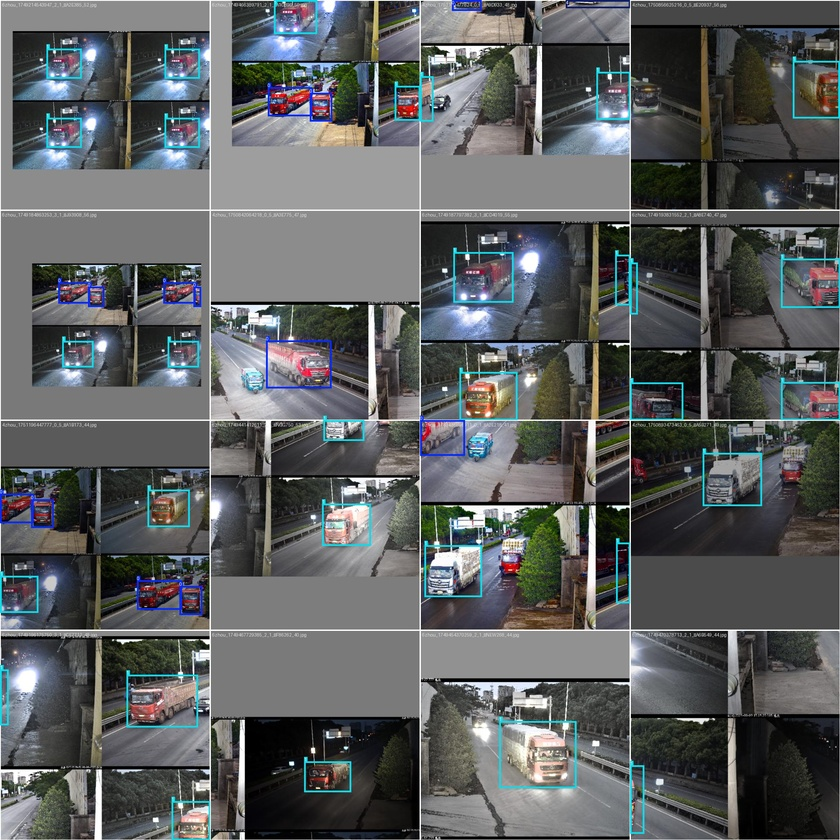
#> input picture src/models/runs/detect/Vehicle5_YOLO11m_2x3090/train_batch0.jpg, 840 x 840 px, shrunk from 1920 x 1920 before the run
$ python -i data_preprocessing.py   (imports and definitions only)
#> lines starting #> are read from the running program, lines starting #| are printed output that depends on the picture
"""
数据预处理模块
===============
功能：
1. 数据集格式验证与转换
2. 图像增强（亮度/对比度/天气模拟等）
3. 数据集划分（train/val/test）
4. 数据统计与可视化
"""

import os
import sys
import shutil
import random
import argparse
from pathlib import Path
from collections import Counter

import cv2
import numpy as np
import yaml
from tqdm import tqdm
import matplotlib.pyplot as plt
import matplotlib
# [1 line not run here, left out]

# ============================================================
# 车辆分类类别定义
# ============================================================
# 根据项目需求：货车、客车、危化品运输车等
VEHICLE_CLASSES = {
    0: "car",           # 小轿车
    1: "bus",           # 客车
    2: "truck",         # 货车
    3: "van",           # 面包车/厢式货车
    4: "suv",           # SUV
    5: "tanker",        # 危化品运输车/罐车
}

CLASS_NAMES_CN = {
    0: "小轿车",
    1: "客车",
    2: "货车",
    3: "面包车",
    4: "SUV",
    5: "危化品运输车",
}


# [153 lines left out: functions validate_yolo_dataset, split_dataset, not called in this run]


def augment_image(image: np.ndarray, mode: str = "random") -> np.ndarray:
    """
    数据增强函数

    Args:
        image: 输入图像 (BGR)
        mode: 增强模式
            - "brightness": 随机亮度调整
            - "contrast": 随机对比度调整
            - "blur": 高斯模糊（模拟雾天）
            - "noise": 添加高斯噪声
            - "rain": 模拟雨天效果
            - "night": 模拟夜间效果
            - "random": 随机组合以上效果

    Returns:
        增强后的图像
    """
    result = image.copy()

    if mode == "random":
        modes = random.sample(
            ["brightness", "contrast", "blur", "noise"],
            k=random.randint(1, 3)
        )
    else:
        modes = [mode]

    for m in modes:
        if m == "brightness":
            # 随机亮度调整 (0.5~1.5倍)
            factor = random.uniform(0.5, 1.5)
            hsv = cv2.cvtColor(result, cv2.COLOR_BGR2HSV).astype(np.float32)
            hsv[:, :, 2] = np.clip(hsv[:, :, 2] * factor, 0, 255)
            result = cv2.cvtColor(hsv.astype(np.uint8), cv2.COLOR_HSV2BGR)

        elif m == "contrast":
            # 随机对比度调整
            factor = random.uniform(0.5, 1.5)
            mean = np.mean(result, axis=(0, 1), keepdims=True)
            result = np.clip((result - mean) * factor + mean, 0, 255).astype(np.uint8)

        elif m == "blur":
            # 高斯模糊（模拟雾天/远距离）
            ksize = random.choice([3, 5, 7])
            result = cv2.GaussianBlur(result, (ksize, ksize), 0)

        elif m == "noise":
            # 高斯噪声（模拟低光照）
            noise = np.random.normal(0, random.uniform(5, 25), result.shape)
            result = np.clip(result.astype(np.float32) + noise, 0, 255).astype(np.uint8)

        elif m == "rain":
            # 简单雨天模拟
            rain = np.zeros_like(result)
            for _ in range(random.randint(100, 500)):
                x = random.randint(0, result.shape[1] - 1)
                y = random.randint(0, result.shape[0] - 1)
                length = random.randint(10, 30)
                cv2.line(rain, (x, y), (x + random.randint(-2, 2), y + length),
                        (200, 200, 200), 1)
            result = cv2.addWeighted(result, 0.85, rain, 0.15, 0)

        elif m == "night":
            # 夜间效果
            result = (result * 0.3).astype(np.uint8)
            noise = np.random.normal(0, 10, result.shape)
            result = np.clip(result.astype(np.float32) + noise, 0, 255).astype(np.uint8)

    return result


# [224 lines left out: functions batch_augment, visualize_dataset_stats, create_dataset_yaml, main, not called in this run]


# [2 lines not run here, left out]

>>> import cv2
>>> picture = cv2.imread('models/runs/detect/Vehicle5_YOLO11m_2x3090/train_batch0.jpg')
#> picture is the input picture: shape (840, 840, 3); mean B, G, R 95.8, 94.9, 92
>>> result = augment_image(picture)
#> the loop in augment_image, `for m in modes:` made 2 passes
#> pass 2, in augment_image, `hsv = cv2.cvtColor(result, cv2.COLOR_BGR2HSV).astype(np.float32)`:
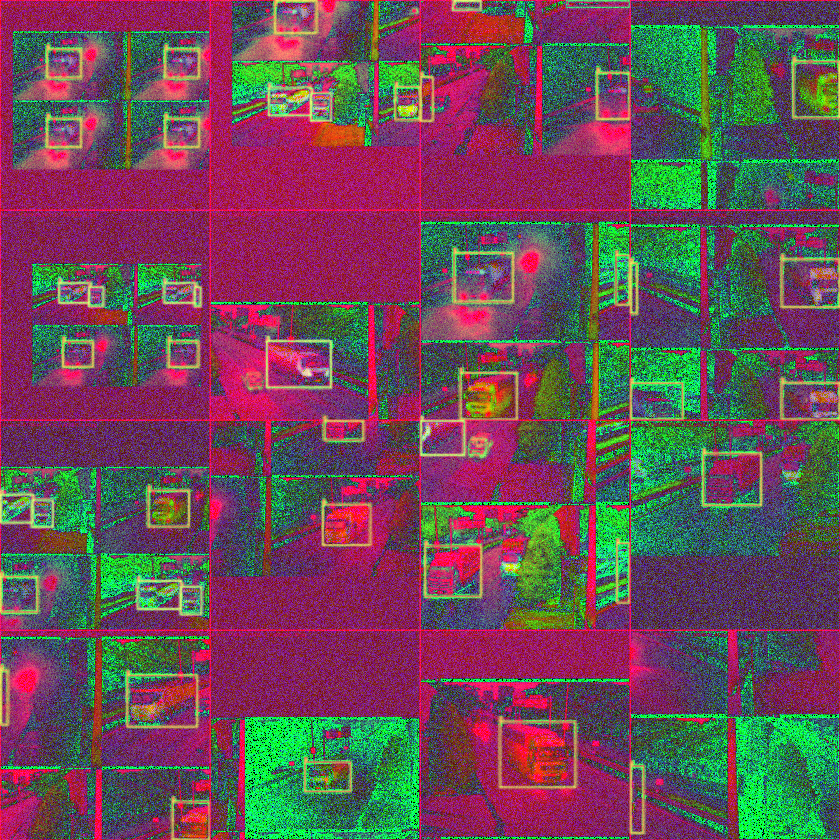
#> hsv: shape (840, 840, 3) float32; mean B, G, R 86.6, 76.1, 106

$ run again, on src/models/runs/detect/Vehicle5_YOLO11m_2x3090/train_batch2.jpg
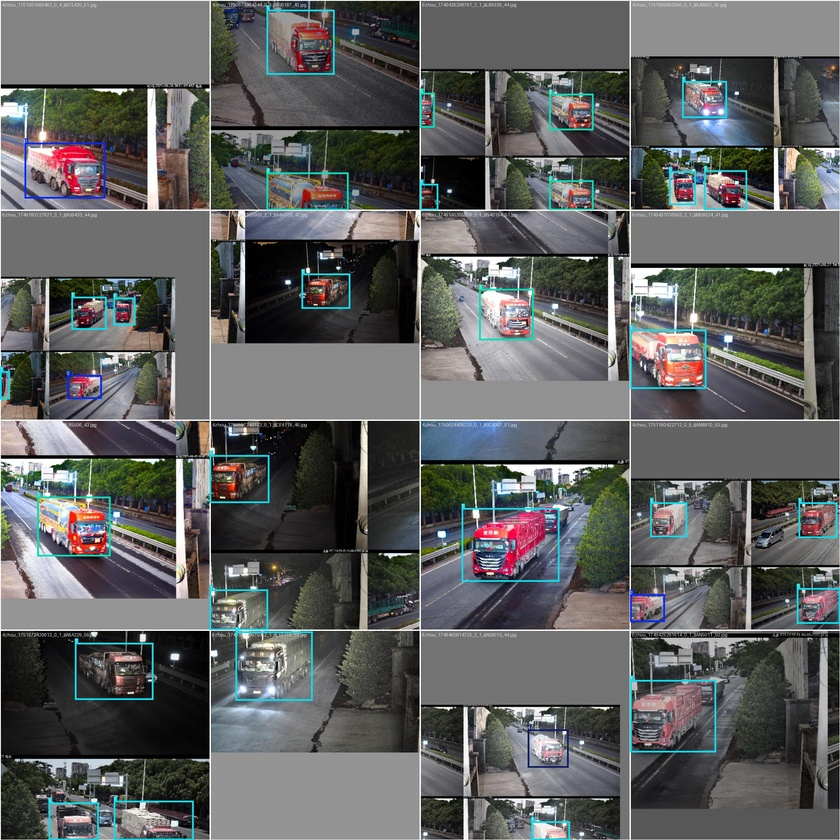
#> input picture src/models/runs/detect/Vehicle5_YOLO11m_2x3090/train_batch2.jpg, 840 x 840 px, shrunk from 1920 x 1920 before the run
#> picture is the input picture: shape (840, 840, 3); mean B, G, R 94.8, 95.3, 93.9
#> the loop in augment_image, `for m in modes:` made 2 passes
#> pass 2, in augment_image, `hsv = cv2.cvtColor(result, cv2.COLOR_BGR2HSV).astype(np.float32)`:
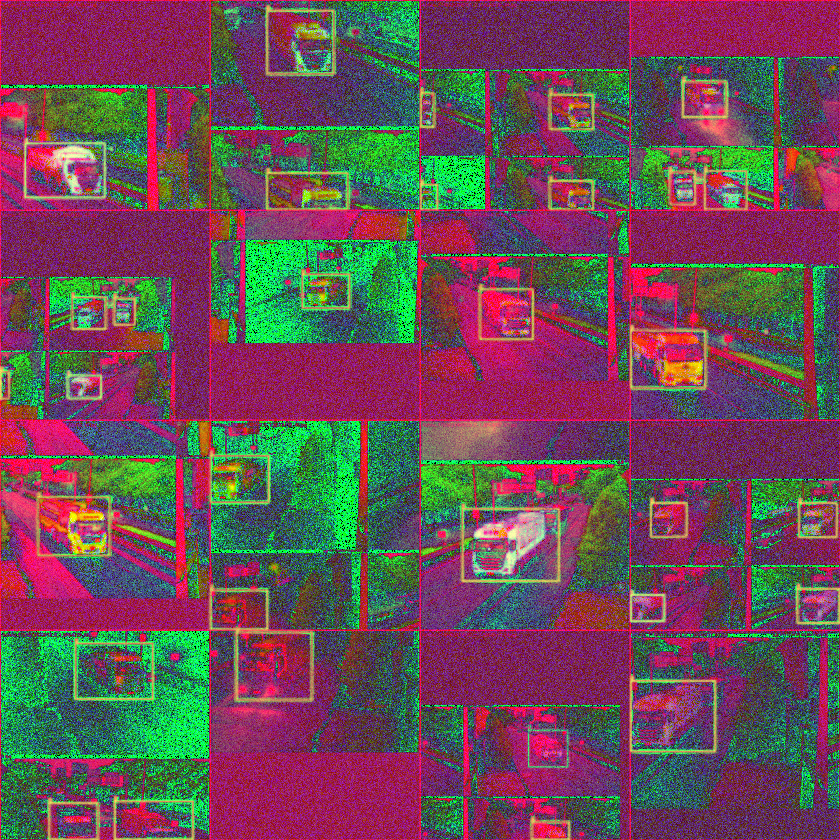
#> hsv: shape (840, 840, 3) float32; mean B, G, R 86.2, 76.4, 106.6

$ run again, on src/models/runs/detect/Vehicle5_YOLO11m_2x3090/train_batch9810.jpg
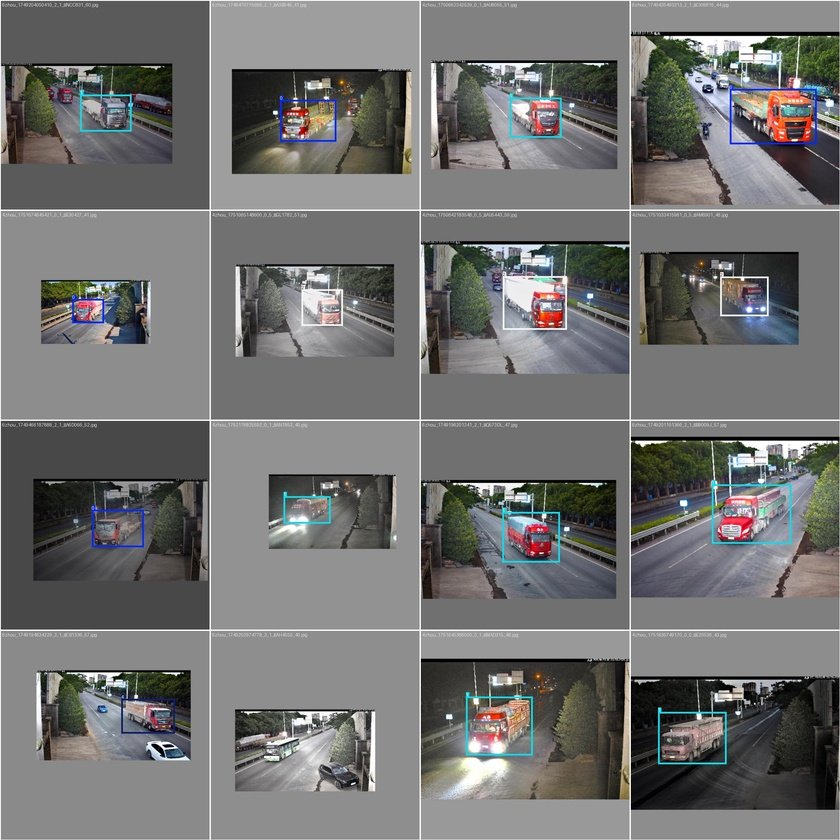
#> input picture src/models/runs/detect/Vehicle5_YOLO11m_2x3090/train_batch9810.jpg, 840 x 840 px, shrunk from 1920 x 1920 before the run
#> picture is the input picture: shape (840, 840, 3); mean B, G, R 113, 113.9, 113.7
#> the loop in augment_image, `for m in modes:` made 2 passes
#> pass 2, in augment_image, `hsv = cv2.cvtColor(result, cv2.COLOR_BGR2HSV).astype(np.float32)`:
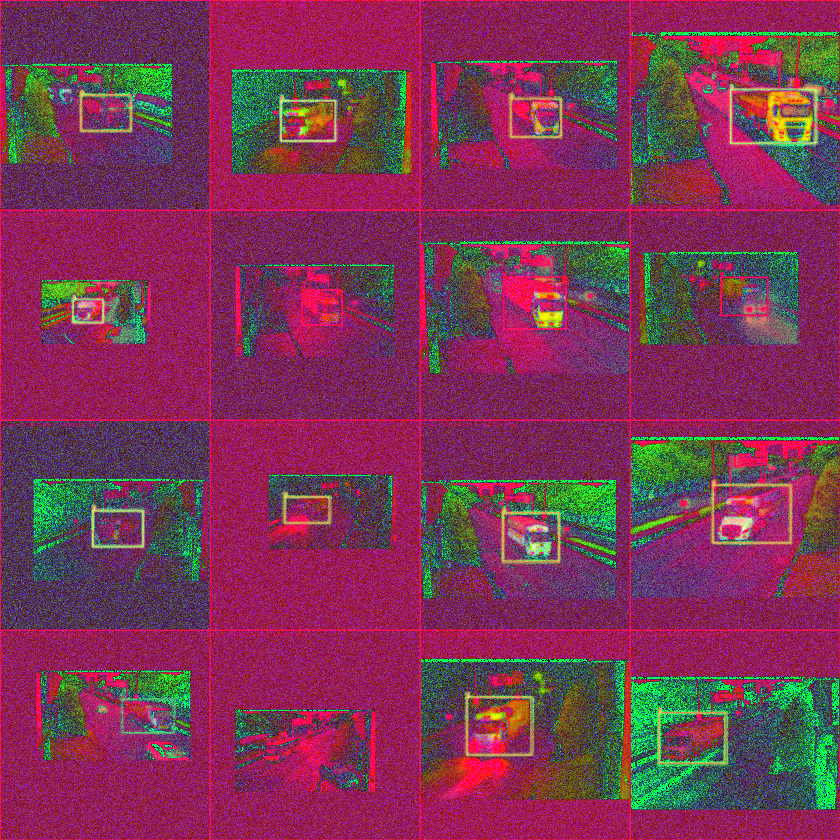
#> hsv: shape (840, 840, 3) float32; mean B, G, R 85.6, 53.1, 123.7

$ run again, on src/models/runs/detect/Vehicle5_YOLO11m_2x3090/train_batch9811.jpg
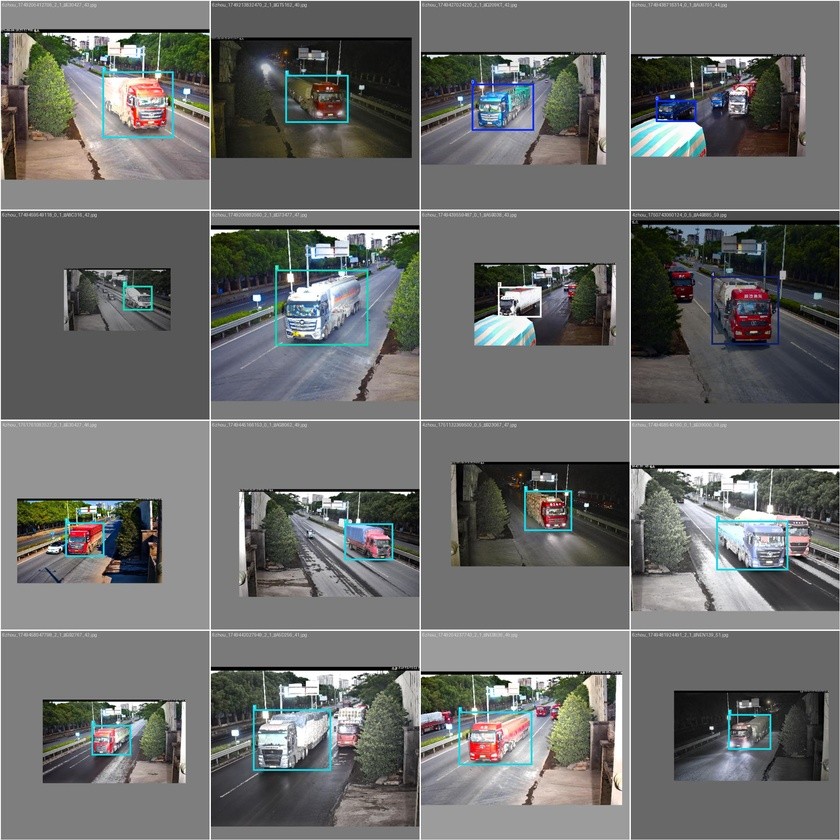
#> input picture src/models/runs/detect/Vehicle5_YOLO11m_2x3090/train_batch9811.jpg, 840 x 840 px, shrunk from 1920 x 1920 before the run
#> picture is the input picture: shape (840, 840, 3); mean B, G, R 108, 109.3, 108.1
#> the loop in augment_image, `for m in modes:` made 2 passes
#> pass 2, in augment_image, `hsv = cv2.cvtColor(result, cv2.COLOR_BGR2HSV).astype(np.float32)`:
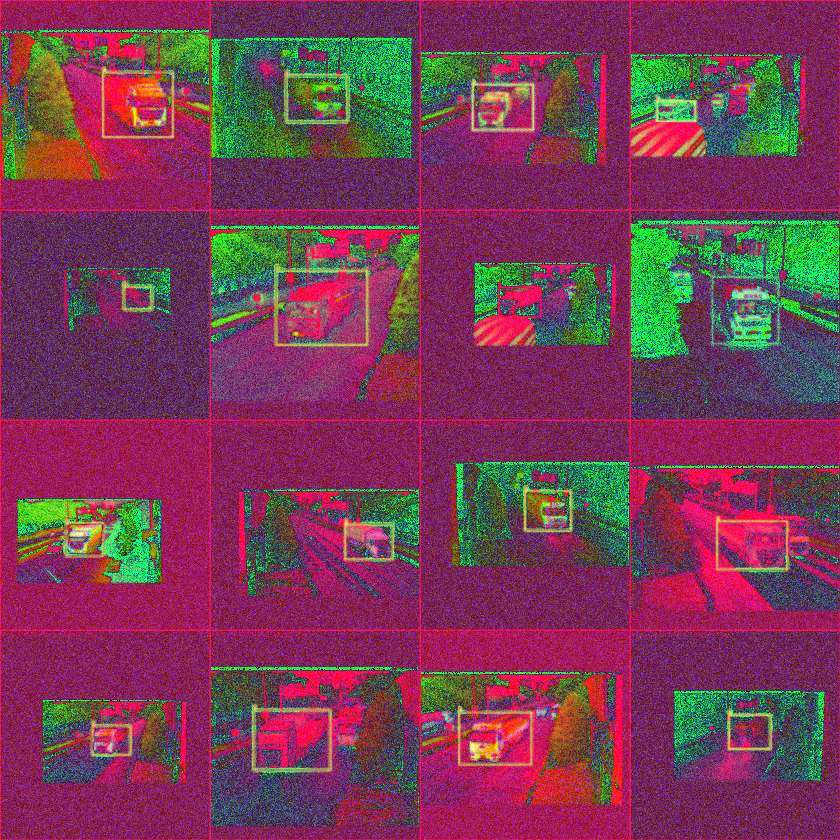
#> hsv: shape (840, 840, 3) float32; mean B, G, R 85.1, 59.7, 119.2
